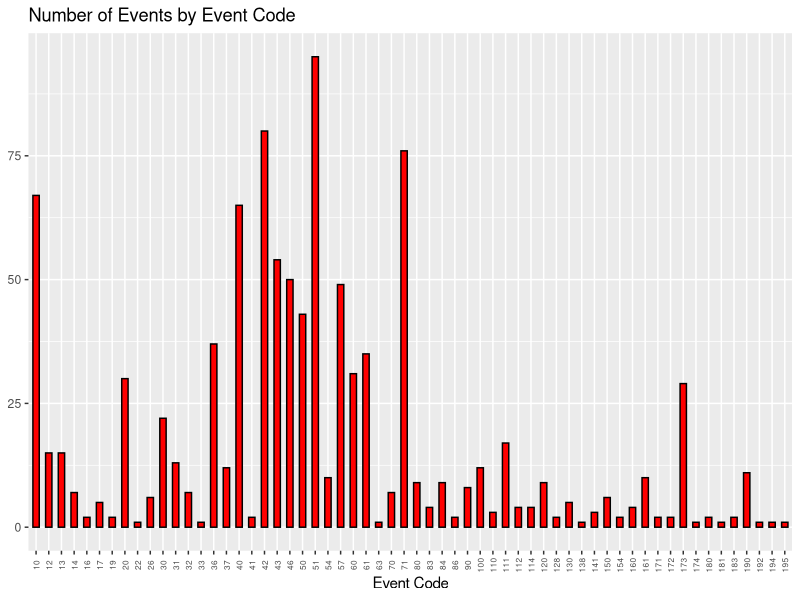

Recreate this plot in R. (Note: this script raises an error after producing the figure.)
## ---- chunk 1
library(ggplot2)
library(dplyr)
subsahara_jan17 <- read.csv("subsahara_jan17.csv")
china_2weeks <- read.csv("china_2weeks.csv", stringsAsFactors = FALSE)

## ---- chunk 2
subsahara_jan17$EventBaseCode <- as.factor(subsahara_jan17$EventBaseCode)
ggplot(subsahara_jan17, aes(x = EventBaseCode)) +
  geom_bar(fill = "red", colour = "black", width = .5) +
  theme(axis.text.x = element_text(angle = 90, hjust = .5, vjust = .5, size = 6)) +
  xlab("Event Code") + 
  theme(axis.title.y = element_blank()) +  
  ggtitle("Number of Events by Event Code")

## ---- chunk 3
ggplot(china_2weeks, aes(x = as.Date(days), y = n, color = country))+
  geom_line(size = 1) +
  ggtitle("Events Involving the Chinese Government in 3 Countries")+
  theme(plot.title = element_text(hjust = .5)) +  #Center the plot title
  theme(axis.title.y = element_blank()) +
  theme(axis.title.x = element_blank()) +
  scale_x_date(breaks = dailybreaks) +
  theme(axis.text.x = element_text(angle = 90, hjust = 1, vjust = 0)) +  #change angle of axis text
  theme(legend.position = "top")+  #legend to top of chart
  labs(color = "Location of Activity") +
  geom_point(shape = 18, size = 4) +
  scale_color_brewer(palette = "Set1", labels = c("Nigeria","Zambia","Zimbabwe"))
## ---- chunk 4
sub51 <- filter(subsahara_jan17, EventBaseCode == 51)
ggplot(sub51, aes(x= EventBaseCode, fill = ActionGeo_ADM1Code))+
  geom_bar(position = 'dodge', color = "black")+
  ggtitle("Number of Events by Action Geographic Location\n for Event Code with the Most Events") +
  xlab("Event Code") +
  labs(fill = "Geographic Location")+
  scale_fill_brewer(palette = "Set3")
